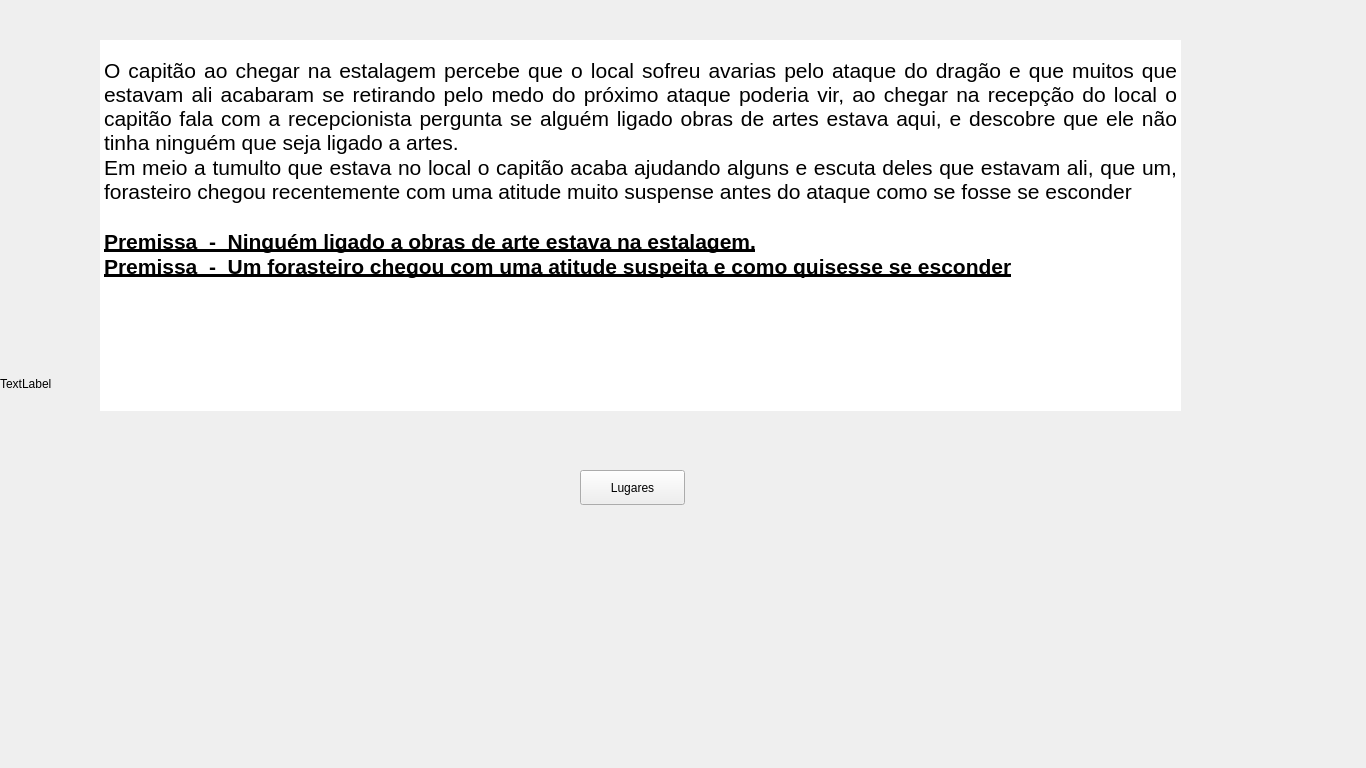
<?xml version="1.0" encoding="UTF-8"?>
<ui version="4.0">
 <class>SixthWindow</class>
 <widget class="QMainWindow" name="SixthWindow">
  <property name="geometry">
   <rect>
    <x>0</x>
    <y>0</y>
    <width>1366</width>
    <height>768</height>
   </rect>
  </property>
  <property name="maximumSize">
   <size>
    <width>1366</width>
    <height>768</height>
   </size>
  </property>
  <property name="windowTitle">
   <string>MainWindow</string>
  </property>
  <widget class="QWidget" name="centralwidget">
   <property name="maximumSize">
    <size>
     <width>1366</width>
     <height>768</height>
    </size>
   </property>
   <widget class="QLabel" name="label">
    <property name="geometry">
     <rect>
      <x>0</x>
      <y>0</y>
      <width>1366</width>
      <height>768</height>
     </rect>
    </property>
    <property name="maximumSize">
     <size>
      <width>1366</width>
      <height>768</height>
     </size>
    </property>
    <property name="text">
     <string>TextLabel</string>
    </property>
   </widget>
   <widget class="QPushButton" name="pushContinueButton">
    <property name="geometry">
     <rect>
      <x>580</x>
      <y>470</y>
      <width>105</width>
      <height>35</height>
     </rect>
    </property>
    <property name="text">
     <string>Lugares</string>
    </property>
   </widget>
   <widget class="QTextBrowser" name="textBrowser">
    <property name="geometry">
     <rect>
      <x>100</x>
      <y>40</y>
      <width>1081</width>
      <height>371</height>
     </rect>
    </property>
    <property name="frameShape">
     <enum>QFrame::NoFrame</enum>
    </property>
    <property name="html">
     <string>&lt;!DOCTYPE HTML PUBLIC &quot;-//W3C//DTD HTML 4.0//EN&quot; &quot;http://www.w3.org/TR/REC-html40/strict.dtd&quot;&gt;
&lt;html&gt;&lt;head&gt;&lt;meta name=&quot;qrichtext&quot; content=&quot;1&quot; /&gt;&lt;meta charset=&quot;utf-8&quot; /&gt;&lt;style type=&quot;text/css&quot;&gt;
p, li { white-space: pre-wrap; }
&lt;/style&gt;&lt;/head&gt;&lt;body style=&quot; font-family:'Segoe UI'; font-size:9pt; font-weight:400; font-style:normal;&quot;&gt;
&lt;p align=&quot;justify&quot; style=&quot;-qt-paragraph-type:empty; margin-top:0px; margin-bottom:0px; margin-left:0px; margin-right:0px; -qt-block-indent:0; text-indent:0px;&quot;&gt;&lt;br /&gt;&lt;/p&gt;
&lt;p align=&quot;justify&quot; style=&quot; margin-top:0px; margin-bottom:0px; margin-left:0px; margin-right:0px; -qt-block-indent:0; text-indent:0px;&quot;&gt;&lt;span style=&quot; font-size:16pt;&quot;&gt;O capitão ao chegar na estalagem percebe que o local sofreu avarias pelo ataque do dragão e que muitos que estavam ali acabaram se retirando pelo medo do próximo ataque poderia vir, ao chegar na recepção do local o capitão fala com a recepcionista pergunta se alguém ligado obras de artes estava aqui, e descobre que ele não tinha ninguém que seja ligado a artes.&lt;/span&gt;&lt;/p&gt;
&lt;p align=&quot;justify&quot; style=&quot; margin-top:0px; margin-bottom:0px; margin-left:0px; margin-right:0px; -qt-block-indent:0; text-indent:0px;&quot;&gt;&lt;span style=&quot; font-size:16pt;&quot;&gt;Em meio a tumulto que estava no local o capitão acaba ajudando alguns e escuta deles que estavam ali, que um, forasteiro chegou recentemente com uma atitude muito suspense antes do ataque como se fosse se esconder &lt;/span&gt;&lt;/p&gt;
&lt;p align=&quot;justify&quot; style=&quot;-qt-paragraph-type:empty; margin-top:0px; margin-bottom:0px; margin-left:0px; margin-right:0px; -qt-block-indent:0; text-indent:0px; font-size:16pt;&quot;&gt;&lt;br /&gt;&lt;/p&gt;
&lt;p align=&quot;justify&quot; style=&quot; margin-top:0px; margin-bottom:0px; margin-left:0px; margin-right:0px; -qt-block-indent:0; text-indent:0px;&quot;&gt;&lt;span style=&quot; font-size:16pt; font-weight:700; text-decoration: underline;&quot;&gt;Premissa  -  Ninguém ligado a obras de arte estava na estalagem.&lt;/span&gt;&lt;/p&gt;
&lt;p align=&quot;justify&quot; style=&quot; margin-top:0px; margin-bottom:0px; margin-left:0px; margin-right:0px; -qt-block-indent:0; text-indent:0px;&quot;&gt;&lt;span style=&quot; font-size:16pt; font-weight:700; text-decoration: underline;&quot;&gt;Premissa  -  Um forasteiro chegou com uma atitude suspeita e como quisesse se esconder&lt;/span&gt;&lt;/p&gt;
&lt;p style=&quot;-qt-paragraph-type:empty; margin-top:0px; margin-bottom:0px; margin-left:0px; margin-right:0px; -qt-block-indent:0; text-indent:0px;&quot;&gt;&lt;br /&gt;&lt;/p&gt;&lt;/body&gt;&lt;/html&gt;</string>
    </property>
   </widget>
  </widget>
 </widget>
 <resources/>
 <connections/>
</ui>
